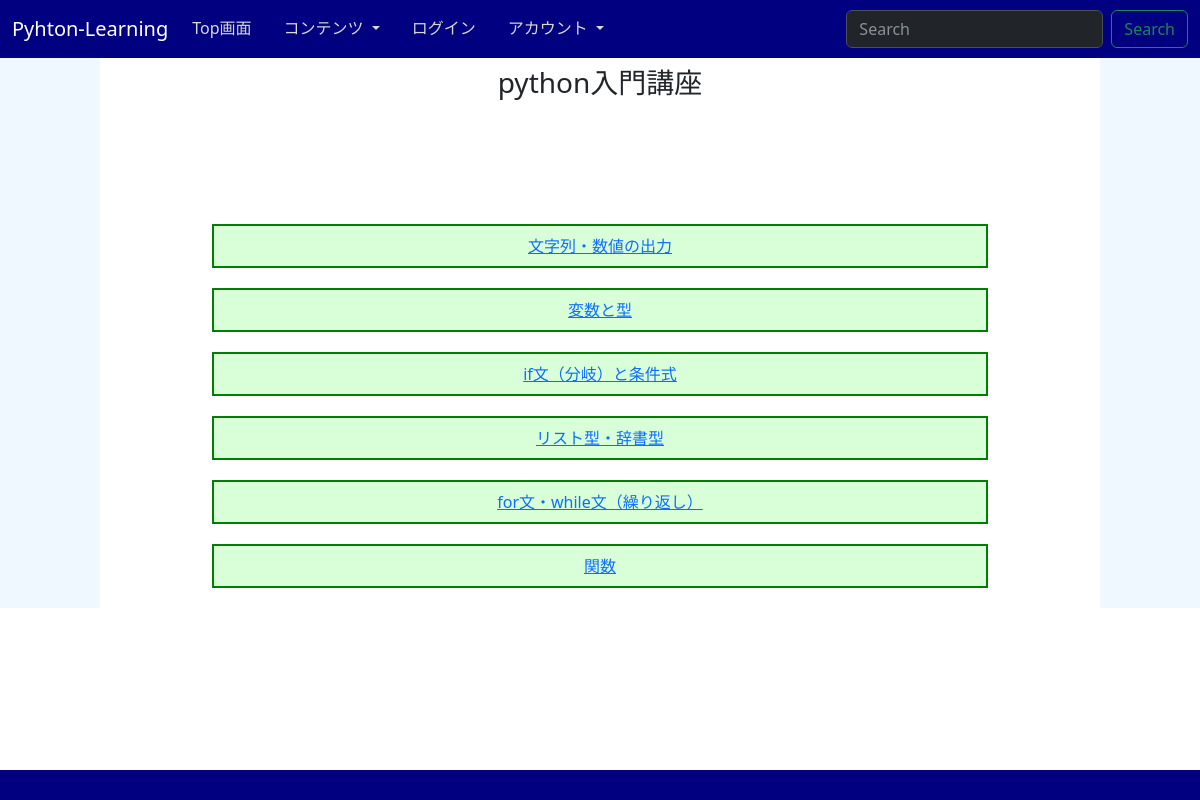
Page /intro on the committed database.
### pythonL/models.py (models this page shows, shortened)
class IntroCourse(models.Model):
    TEXT_TYPES = (
        ('heading', '見出し'),
        ('text', 'テキスト'),
        ('red', '赤枠'),
        ('yellow', '黄枠'),
        ('blue', '青枠'),
        ('green', '緑枠'),
        ('img', '画像'))
    title = models.CharField(max_length=60,verbose_name="タイトル")
    section = models.PositiveIntegerField(verbose_name="区分")
    order = models.PositiveSmallIntegerField(verbose_name="順番")
    text_type = models.CharField(max_length=20, choices=TEXT_TYPES, verbose_name="タイプ", blank=True)
    content = models.TextField(blank=True, verbose_name="内容")

### pythonL/views.py (the view)
# urls.py: path('intro', views.intro, name='intro'),
def intro(request):
    introforewords = IntroCourse.objects.filter(order = 1)
    introforewords = introforewords.order_by('section')
    params ={"introforewords": introforewords}
    return render(request, 'pythonL/intro.html', params)

### templates/pythonL/intro.html (shortened to what this page needs)
{% extends 'pythonL/base.html' %}
{% block content %}
<div class="container-fluid">
    <div class="row">
        <div class="col-1" style="background-color: aliceblue;"></div>
        <div class="col-10" >
<div class="p-2"><h3><p class="text-center">python入門講座</p></h3></div>
<div style="height: 100px;"></div>
</div>
<div class="col-1" style="background-color: aliceblue;"></div>
</div>
<div class="text-center">
    <div class="row">
        <div class="col-1" style="background-color: aliceblue;"></div>
        <div class="col-1"></div>
        <div class="col-8" >
            {% for intro in introforewords %}
            <div class="p-2" style="height: 44px; background-color: #d8ffd8; border: green solid 2px;">
                <a href="{% url 'pythonL:intro_ex' intro.section %}">{{ intro.title }}</a>
            </div>
            <div style="height: 20px;"></div>
            {% endfor %}
        </div>
        <div class="col-1"></div>
        <div class="col-1" style="background-color: aliceblue;"></div>
    </div>
</div>
</div>
<footer>
    <div style="height: 30px; position: absolute; bottom: 0;  width: 100%; background-color: navy;"></div>
  </footer>
{% endblock content %}

### static/css/overwright.css (style rules this page uses)
.x_body { background-color: white; }

### rows in the picture
IntroCourse: title "文字列・数値の出力"
IntroCourse: title "変数と型"
IntroCourse: title "if文（分岐）と条件式"
IntroCourse: title "リスト型・辞書型"
IntroCourse: title "for文・while文（繰り返し）"
IntroCourse: title "関数"
